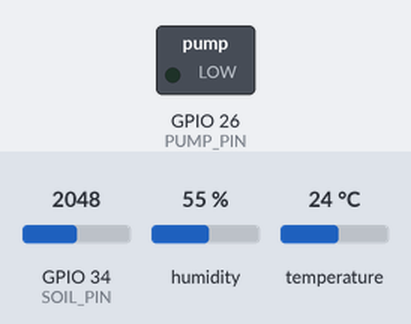
The sketch below on a simulated ESP32. Parts: switched loads named in the sketch (green lamp = pin HIGH). Inputs (shaded band) come from the test bench; at power-on: GPIO 34 (SOIL_PIN) = 2048, humidity 55 %, temperature 24 °C. WiFi joins after 1.5 s; servers stay silent unless stated; what the sketch prints to the serial monitor is not drawn.

Above: at 2.7 s.
2.8 s: GPIO 34 (SOIL_PIN) set to 1284
4.7 s: GPIO 34 (SOIL_PIN) set to 1159
At 6.3 s:
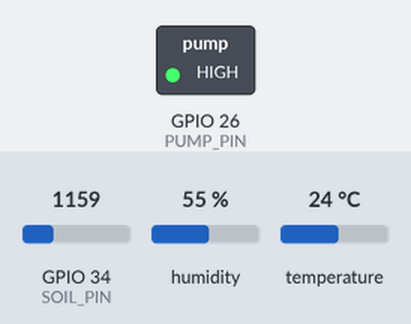
7.0 s: GPIO 34 (SOIL_PIN) set to 2032
8.7 s: GPIO 34 (SOIL_PIN) set to 2161
At 9.9 s:
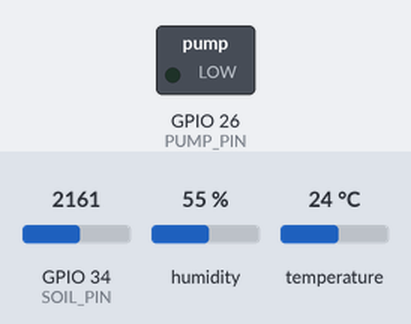
11.0 s: GPIO 34 (SOIL_PIN) set to 1228
At 12.9 s:
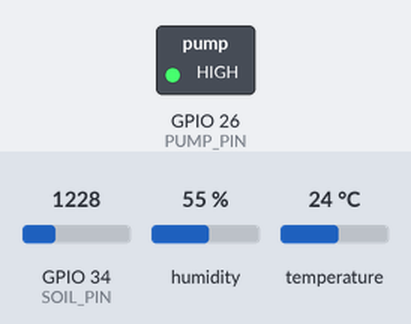
Timing chart, 0 to 14.0 s (numbered marks = the images above; inputs shaded):
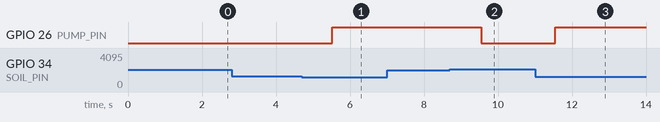

Measured:
- the behaviour switches between 1229 and 1228 on GPIO 34 (SOIL_PIN) (found by bisection; images 0 and 1)
- the behaviour switches between 2088 and 2089 on GPIO 34 (SOIL_PIN) (found by bisection; images 1 and 2)
- after the input at 2.8 s, every drawn part: stays the same
- after the input at 4.7 s, GPIO 26 (PUMP_PIN): LOW → HIGH after 0.82 s
- after the input at 7.0 s, every drawn part: stays the same
- after the input at 8.7 s, GPIO 26 (PUMP_PIN): HIGH → LOW after 0.84 s
- after the input at 11.0 s, GPIO 26 (PUMP_PIN): LOW → HIGH after 0.55 s

The sketch:

sketch.ino
```cpp
// IoT-Based Smart Agriculture Monitoring System - ESP32 (Wokwi)
// Sensors: DHT22 (temp/humidity), soil moisture (potentiometer in simulation)
// Output: Irrigation pump (GPIO 26). Cloud: ThingSpeak over WiFi (optional)

#include <WiFi.h>
#include <HTTPClient.h>
#include <DHT.h>

#define DHTPIN    15
#define DHTTYPE   DHT22
#define SOIL_PIN  34
#define PUMP_PIN  26

const char* WIFI_SSID = "Wokwi-GUEST";
const char* WIFI_PASS = "";
const String API_KEY  = "YOUR_THINGSPEAK_WRITE_KEY"; // optional

const int MOIST_LOW  = 30;   // pump ON below this (%)
const int MOIST_HIGH = 50;   // pump OFF above this (%)
const unsigned long SEND_MS = 20000;

DHT dht(DHTPIN, DHTTYPE);
bool pumpOn = false;
int pumpCount = 0;
unsigned long lastSend = 0;

void connectWiFi() {
  WiFi.begin(WIFI_SSID, WIFI_PASS, 6);
  Serial.print("Connecting to WiFi");
  int tries = 0;
  while (WiFi.status() != WL_CONNECTED && tries < 20) {
    delay(500);
    Serial.print(".");
    tries++;
  }
  Serial.println(WiFi.status() == WL_CONNECTED ? " connected" : " failed (offline mode)");
}

void sendToCloud(float t, float h, int m) {
  if (WiFi.status() != WL_CONNECTED || API_KEY.startsWith("YOUR_")) {
    Serial.println("Cloud upload skipped (no WiFi or API key)");
    return;
  }
  HTTPClient http;
  String url = "http://api.thingspeak.com/update?api_key=" + API_KEY +
               "&field1=" + String(t) + "&field2=" + String(h) + "&field3=" + String(m);
  http.begin(url);
  int code = http.GET();
  Serial.printf("Cloud upload status: %d\n", code);
  http.end();
}

void setup() {
  Serial.begin(115200);
  pinMode(PUMP_PIN, OUTPUT);
  dht.begin();
  connectWiFi();
  Serial.println("Smart Agriculture Monitoring started");
}

void loop() {
  float temp = dht.readTemperature();
  float hum  = dht.readHumidity();
  int moisture = analogRead(SOIL_PIN) * 100 / 4095;

  // Irrigation automation with hysteresis
  if (!pumpOn && moisture < MOIST_LOW) { pumpOn = true; pumpCount++; }
  else if (pumpOn && moisture > MOIST_HIGH) { pumpOn = false; }
  digitalWrite(PUMP_PIN, pumpOn ? HIGH : LOW);

  Serial.printf("Temp: %.1f C | Humidity: %.1f %% | Soil: %d %% | Pump: %s | Irrigation cycles: %d\n",
                temp, hum, moisture, pumpOn ? "ON" : "OFF", pumpCount);

  if (millis() - lastSend > SEND_MS) {
    lastSend = millis();
    sendToCloud(temp, hum, moisture);
  }
  delay(1000);
}
```
